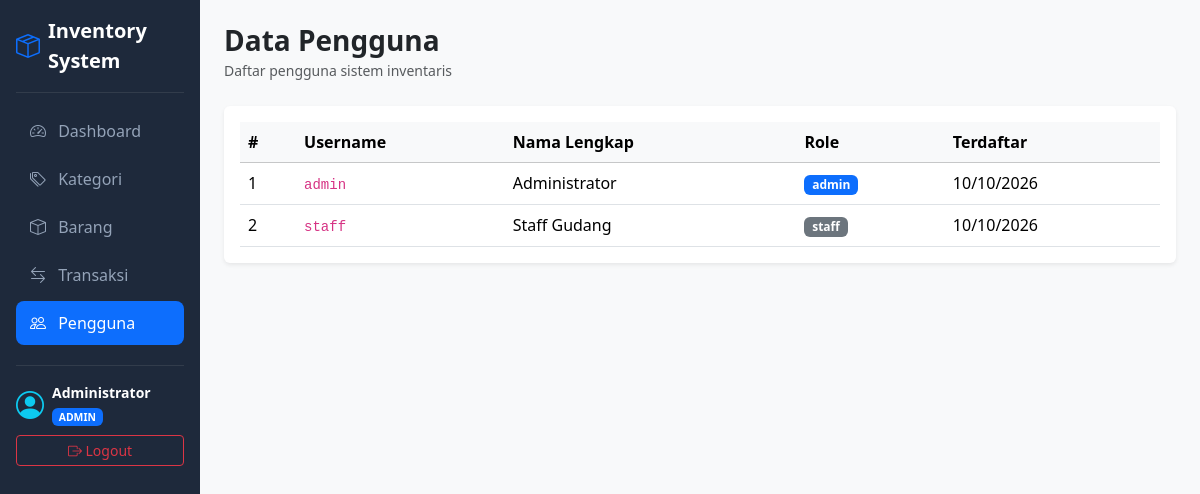
The page /users (signed in) on the database as committed earlier.
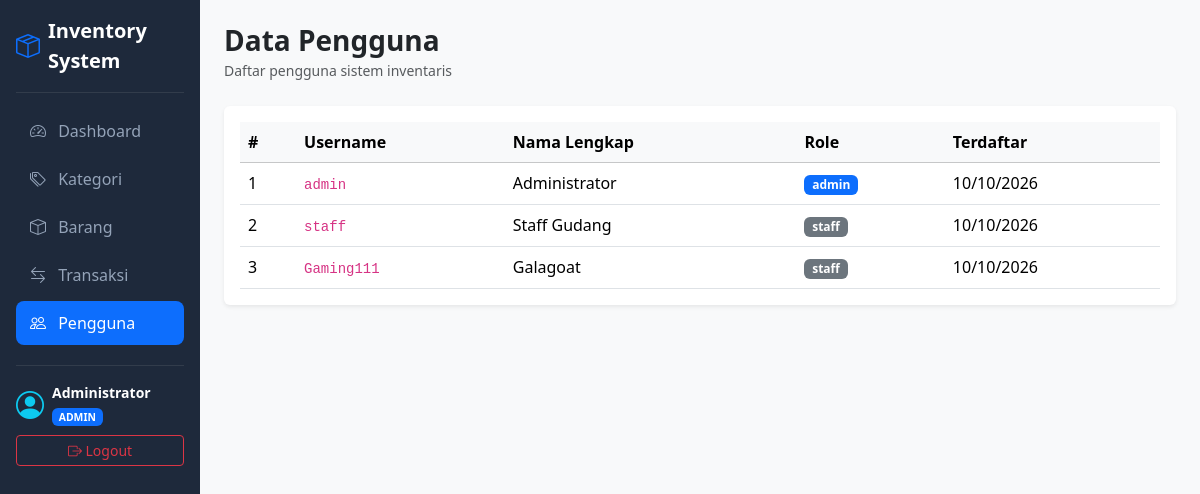
The same page on the database as committed later.
### tables this page shows
CREATE TABLE users (
    id INT AUTO_INCREMENT PRIMARY KEY,
    username VARCHAR(50) NOT NULL UNIQUE,
    password VARCHAR(255) NOT NULL,
    full_name VARCHAR(100),
    role ENUM('admin','staff','manager') NOT NULL DEFAULT 'staff',
    created_at TIMESTAMP DEFAULT CURRENT_TIMESTAMP
);

### app/core/Controller.php (called while the page is built, shortened)
<?php
class Controller {
    public function view(string $view, array $data = []): void {
        $data = array_merge(view_shared_data(), $data);
        extract($data);
        require ROOT_PATH . '/app/views/' . $view . '.php';
    }
    public function model(string $model) {
        return new $model();
    }
}

### app/controllers/UsersController.php (called while the page is built, shortened)
<?php
class UsersController extends Controller {
    public function index(): void {
        $this->view('users/index', [
            'title' => 'Data Pengguna',
            'users' => $this->model('User')->all(),
        ]);
    }
}

### app/core/App.php (called while the page is built, shortened)
<?php
class App {
    protected string $method = 'index';
    public function __construct() {
        $url = $this->parseURL();
        if (!empty($url[0])) {
            $candidate = ucfirst($url[0]) . 'Controller';
            if (file_exists(ROOT_PATH . '/app/controllers/' . $candidate . '.php')) {
                unset($url[0]);
            } else {
                $this->notFound();
                return;
            }
        }
        $this->controller = new $this->controller();
        $this->params = $url ? array_values($url) : [];
        call_user_func_array([$this->controller, $this->method], $this->params);
    }
    public function parseURL(): array {
        if (isset($_GET['url'])) {
            $url = rtrim($_GET['url'], '/');
            return explode('/', filter_var($url, FILTER_SANITIZE_URL));
        }
        return [];
    }
}

### public/index.php (called while the page is built, shortened)
<?php
require_once __DIR__ . '/../app/config/config.php';
require_once __DIR__ . '/../app/core/helpers.php';
spl_autoload_register(function ($class) {
    foreach (['core', 'controllers', 'models'] as $dir) {
        $file = ROOT_PATH . '/app/' . $dir . '/' . $class . '.php';
        if (file_exists($file)) {
            return;
        }
    }
});
$app = new App();

### app/core/Middleware.php (called while the page is built, shortened)
<?php
class Middleware {
    public static function isLoggedIn(): bool {
        return !empty($_SESSION['user']);
    }
}

### app/core/Database.php (called while the page is built)
<?php
class Database {
    private static ?Database $instance = null;
    private PDO $pdo;
    private function __construct() {
        $dsn = 'mysql:host=' . DB_HOST . ';port=' . DB_PORT
            . ';dbname=' . DB_NAME . ';charset=utf8mb4';
        try {
            $this->pdo = new PDO($dsn, DB_USER, DB_PASS);
            $this->pdo->setAttribute(PDO::ATTR_ERRMODE, PDO::ERRMODE_EXCEPTION);
            $this->pdo->setAttribute(PDO::ATTR_DEFAULT_FETCH_MODE, PDO::FETCH_ASSOC);
        } catch (PDOException $e) {
            Logger::error('Koneksi database gagal', ['error' => $e->getMessage()]);
            die('Koneksi database gagal: ' . $e->getMessage());
        }
    }
    public static function getInstance(): Database {
        return self::$instance ??= new self();
    }
    public function pdo(): PDO {
        return $this->pdo;
    }
}

### app/core/Model.php (called while the page is built, shortened)
<?php
class Model {
    protected PDO $db;
    protected string $table = '';
    public function __construct() {
        $this->db = Database::getInstance()->pdo();
    }
    public function all(): array {
        return $this->db->query("SELECT * FROM {$this->table}")->fetchAll();
    }
}

### app/core/helpers.php (called while the page is built, shortened)
<?php
function e($value): string {
    return htmlspecialchars((string) $value, ENT_QUOTES, 'UTF-8');
}

### app/views/users/index.php (the view)
<?php require ROOT_PATH . '/app/views/layouts/header.php'; ?>
<div class="d-flex justify-content-between align-items-center mb-4">
    <div>
        <h3 class="mb-0 fw-bold">Data Pengguna</h3>
        <small class="text-muted">Daftar pengguna sistem inventaris</small>
    </div>
</div>
<div class="card border-0 shadow-sm">
    <div class="card-body">
        <div class="table-responsive">
            <table class="table table-hover align-middle mb-0">
                <thead class="table-light">
                    <tr>
                        <th>#</th>
                        <th>Username</th>
                        <th>Nama Lengkap</th>
                        <th>Role</th>
                        <th>Terdaftar</th>
                    </tr>
                </thead>
                <tbody>
                    <?php if (empty($users)): ?>
                        <tr><td colspan="5" class="text-center text-muted py-4">Belum ada data pengguna.</td></tr>
                    <?php else: ?>
                        <?php foreach ($users as $i => $u): ?>
                            <tr>
                                <td><?= $i + 1 ?></td>
                                <td><code><?= e($u['username']) ?></code></td>
                                <td><?= e($u['full_name'] ?? '-') ?></td>
                                <td>
                                    <span class="badge bg-<?= $u['role'] === 'admin' ? 'primary' : ($u['role'] === 'manager' ? 'success' : 'secondary') ?>">
                                        <?= e($u['role']) ?>
                                    </span>
                                </td>
                                <td><?= e(date('d/m/Y', strtotime($u['created_at']))) ?></td>
                            </tr>
                        <?php endforeach; ?>
                    <?php endif; ?>
                </tbody>
            </table>
        </div>
    </div>
</div>
<?php require ROOT_PATH . '/app/views/layouts/footer.php'; ?>

### app/views/layouts/header.php (shortened to what this page needs)
<!DOCTYPE html>
<html lang="id">
<head>
    <link href="https://cdn.jsdelivr.net/npm/bootstrap@5.3.3/dist/css/bootstrap.min.css" rel="stylesheet">
    <link href="https://cdn.jsdelivr.net/npm/bootstrap-icons@1.11.3/font/bootstrap-icons.min.css" rel="stylesheet">
</head>
<body>
<?php if ($loggedIn): ?>
<div class="container-fluid">
    <div class="row">
        <nav class="col-md-3 col-lg-2 d-md-block sidebar p-3 text-white">
            <a href="<?= BASEURL ?>" class="d-flex align-items-center mb-3 mb-md-0 me-md-auto text-white text-decoration-none">
                <i class="bi bi-box-seam fs-4 me-2 text-primary"></i>
                <span class="fs-5 fw-bold"><?= APP_NAME ?></span>
            </a>
            <hr class="text-secondary">
            <ul class="nav nav-pills flex-column mb-auto">
                <?php foreach ($navItems as $key => $nav): ?>
                    <li class="nav-item">
                        <a href="<?= $nav['url'] === '' ? BASEURL : BASEURL . '/' . $nav['url'] ?>"
                           class="nav-link <?= $current === $key ? 'active' : '' ?>">
                            <i class="bi bi-<?= $nav['icon'] ?> me-2"></i> <?= $nav['label'] ?>
                        </a>
                    </li>
                <?php endforeach; ?>
            </ul>
            <hr class="text-secondary">
            <div class="dropdown">
                <div class="d-flex align-items-center mb-2">
                    <i class="bi bi-person-circle fs-3 me-2 text-info"></i>
                    <div>
                        <div class="fw-bold small"><?= e($user['full_name'] ?? $user['username']) ?></div>
                        <span class="badge bg-primary text-uppercase" style="font-size: 0.65rem;"><?= e($user['role']) ?></span>
                    </div>
                </div>
                <a href="<?= BASEURL ?>/auth/logout" class="btn btn-outline-danger btn-sm w-100">
                    <i class="bi bi-box-arrow-right"></i> Logout
                </a>
            </div>
        </nav>
        <main class="col-md-9 ms-sm-auto col-lg-10 px-md-4 py-4">
<?php else: ?>
    <main class="container py-4">
<?php endif; ?>

### app/views/layouts/footer.php (shortened to what this page needs)
</main>
<?php if ($loggedIn): ?>
    </div>
</div>
<?php endif; ?>
</body>
</html>

### app/views/layouts/header.php (style rules this page uses)
body { min-height: 100vh; background-color: #f8f9fa; }
.sidebar { min-height: 100vh; background-color: #1e293b; display: flex; flex-direction: column; }
.sidebar .nav-link { color: #94a3b8; font-weight: 500; border-radius: 8px; margin-bottom: 4px; padding: 10px 14px; }
.sidebar .nav-link.active { color: #ffffff; background-color: #0d6efd; }

Rows that differ between the two databases and show on the page:
added users: username "Gaming111", full_name "Galagoat", role "staff", created_at "10/10/2026"
